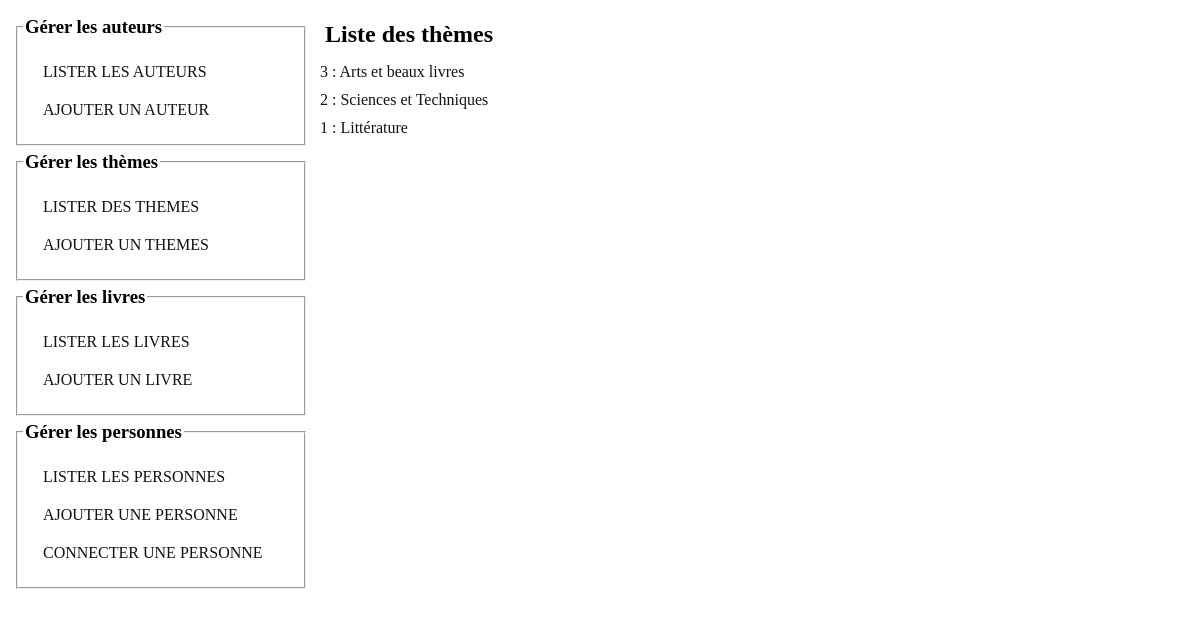
Screenshot of /admin/index.php?p=gerer_theme&action=lister with the database file from the repository.
### tables this page shows
CREATE TABLE `t_theme` (
  `id` int(11) NOT NULL,
  `libelle` varchar(255) NOT NULL
);

### dao/dao-theme.php (called while the page is built, shortened)
<?php
require_once("../classes/theme.php");
class DAOTheme
{
	public function lister()
	{
		$infos = array();
		$connexion = DB::connect();
		$connexion->exec("SET CHARACTER SET utf8");
		$resultats=$connexion->query("select * FROM t_theme ORDER BY id DESC");
		$resultats->setFetchMode(PDO::FETCH_OBJ);
		while($resultat = $resultats->fetch())
		{
			$theme = new Theme();
			$theme->setId($resultat->id);
			$theme->setLibelle($resultat->libelle);
			$infos[] = $theme;
		}
		return $infos;
	}
}

### classes/theme.php (called while the page is built)
<?php
class Theme
{
    private $id;
    private $libelle;
	public function __construct()
	{
		$this->id = $this->getId();
		$this->libelle = $this->getLibelle();
	}
    public function setId($id)
    {
        $this->id = $id;
    }
    public function getId()
    {
        return $this->id;
    }
    public function setLibelle($libelle)
    {
        $this->libelle = $libelle;
    }
    public function getLibelle()
    {
        return $this->libelle;
    }
}

### admin/theme/lister.php (the view)
<h2>Liste des thèmes</h2>
<?php
$daoTheme = new DAOTheme();
$resultat = $daoTheme->lister();
foreach ($resultat as $r){
	?>
	<a class="liste" href="?p=gerer_theme&action=modifier&id=<?php echo $r->getId(); ?>"><?php echo $r->getId()." : ".$r->getLibelle(); ?></a>
	<?php
}
?>

### admin/index.css (style rules this page uses)
body { font-size: 12pt; }
a { color: #111; }
h1, h2, h3, h4, h5, h6, p, div, fieldset { padding: 5px; margin: 5px; }
a.liste { padding: 5px; display: block; width: 200px; text-decoration: none; }

### rows the page displays
t_theme: id "3", libelle "Arts et beaux livres"
t_theme: id "2", libelle "Sciences et Techniques"
t_theme: id "1", libelle "Littérature"
